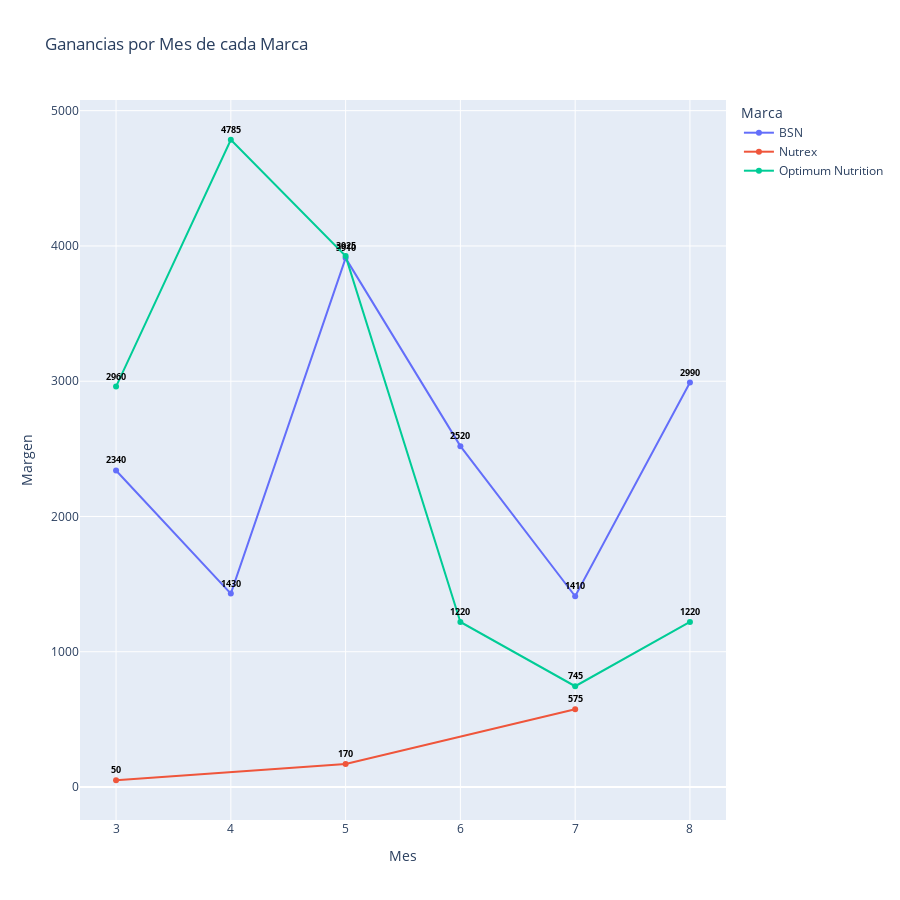

Source (notebook cell):
### Code cell
fig = px.line(dfVentasMarcaMensual, x='Mes', y='Margen', color='Marca',
              title="Ganancias por Mes de cada Marca",text='Margen',height=900)
fig.update_traces(
    textposition="top center",
    textfont=dict(size=9, color="black",  weight="bold")
)
fig.show()

### Figure 1 — Plotly figure (JSON) as saved in the notebook; plotly's stock layout.template omitted (floating-point values rounded to 4 significant figures)
{"data": [{"hovertemplate": "Marca=BSN<br>Mes=%{x}<br>Margen=%{text}<extra></extra>", "legendgroup": "BSN", "line": {"color": "#636efa", "dash": "solid"}, "marker": {"symbol": "circle"}, "mode": "lines+markers+text", "name": "BSN", "orientation": "v", "showlegend": true, "text": [2340.0, 1430.0, 3910.0, 2520.0, 1410.0, 2990.0], "textfont": {"color": "black", "size": 9, "weight": "bold"}, "textposition": "top center", "type": "scatter", "x": [3, 4, 5, 6, 7, 8], "xaxis": "x", "y": [2340.0, 1430.0, 3910.0, 2520.0, 1410.0, 2990.0], "yaxis": "y"}, {"hovertemplate": "Marca=Nutrex<br>Mes=%{x}<br>Margen=%{text}<extra></extra>", "legendgroup": "Nutrex", "line": {"color": "#EF553B", "dash": "solid"}, "marker": {"symbol": "circle"}, "mode": "lines+markers+text", "name": "Nutrex", "orientation": "v", "showlegend": true, "text": [50.0, 170.0, 575.0], "textfont": {"color": "black", "size": 9, "weight": "bold"}, "textposition": "top center", "type": "scatter", "x": [3, 5, 7], "xaxis": "x", "y": [50.0, 170.0, 575.0], "yaxis": "y"}, {"hovertemplate": "Marca=Optimum Nutrition<br>Mes=%{x}<br>Margen=%{text}<extra></extra>", "legendgroup": "Optimum Nutrition", "line": {"color": "#00cc96", "dash": "solid"}, "marker": {"symbol": "circle"}, "mode": "lines+markers+text", "name": "Optimum Nutrition", "orientation": "v", "showlegend": true, "text": [2960.0, 4785.0, 3925.0, 1220.0, 745.0, 1220.0], "textfont": {"color": "black", "size": 9, "weight": "bold"}, "textposition": "top center", "type": "scatter", "x": [3, 4, 5, 6, 7, 8], "xaxis": "x", "y": [2960.0, 4785.0, 3925.0, 1220.0, 745.0, 1220.0], "yaxis": "y"}], "layout": {"height": 900, "legend": {"title": {"text": "Marca"}, "tracegroupgap": 0}, "title": {"text": "Ganancias por Mes de cada Marca"}, "xaxis": {"anchor": "y", "domain": [0, 1], "title": {"text": "Mes"}}, "yaxis": {"anchor": "x", "domain": [0, 1], "title": {"text": "Margen"}}}}
